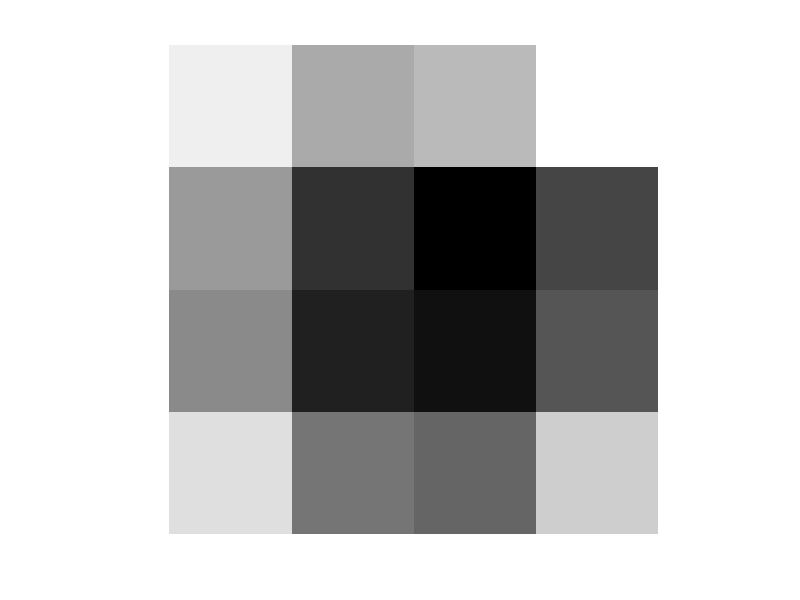
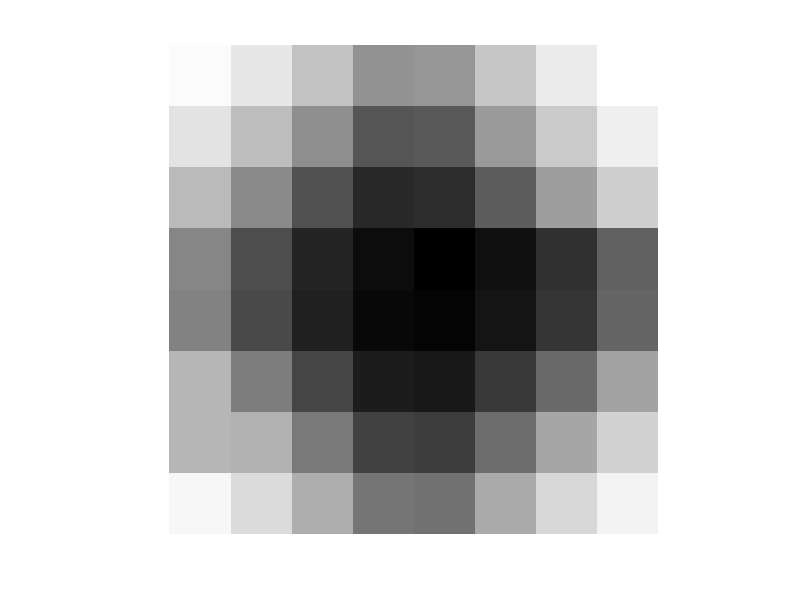

MATLAB code for these plots, in order:
function DisplayDitherMatrix()

clear all; close all;
L = 4;
I = [14 10 11 15; ...
    9, 3, 0, 4;...
    8, 2, 1, 5;...
    13, 7, 6, 12];
figure;
imagesc(I);
colormap gray;
axis off;
axis square;


%% L=8

I = [62  57  48  36  37  49  58  63; ...
   56  47  35  21  22  38  50  59;  ...
   46  34  20  10  11  23  39  51;  ...
   33  19  9  3  0  4  12  24;  ...
   32  18  8  2  1  5  13  25;  ...
   45  31  17  7  6  14  26  40;  ...
   45  44  30  16  15  27  41  52;  ...
   61  54  43  29  28  42  53  60]
figure;
imagesc(I);
colormap gray;
axis off;
axis square;




